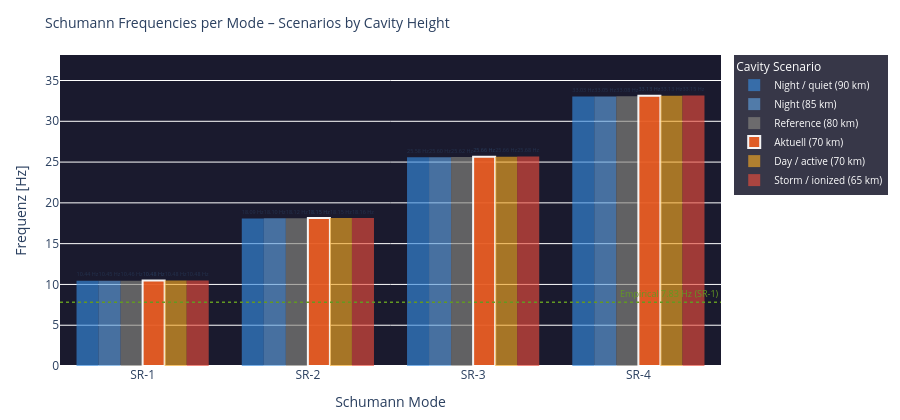

Here is the notebook cell this chart was saved with:
### Code cell
# ============================================================
# RESONANCE CONDITIONS – Schumann frequencies as bar chart
# Each SR mode: frequency at different cavity heights
# ============================================================

modi        = [1, 2, 3, 4]
h_scenarios = {
    'Night / quiet (90 km)':   90.0,
    'Night (85 km)':           85.0,
    'Reference (80 km)':        80.0,
    f'Aktuell ({h_eff:.0f} km)': float(h_eff),
    'Day / active (70 km)':     70.0,
    'Storm / ionized (65 km)': 65.0,
}
colors_h = ['#378ADD','#5F9FDD','#888780','#E85D24','#F2A623','#e74c3c']

fig = go.Figure()

x_labels = [f'SR-{n}' for n in modi]

for i, (label, h) in enumerate(h_scenarios.items()):
    freqs = [schumann_freq(n, h) for n in modi]
    # Highlight if this is the current height
    is_current = abs(h - float(h_eff)) < 0.1
    fig.add_trace(go.Bar(
        name=label,
        x=x_labels,
        y=freqs,
        marker_color=colors_h[i],
        opacity=0.95 if is_current else 0.65,
        marker_line=dict(color='white', width=2) if is_current else dict(width=0),
        text=[f'{f:.2f} Hz' for f in freqs],
        textposition='outside',
        textfont=dict(size=8),
    ))

# Referenz-Linie SR-1 = 7.83 Hz (empirisch)
fig.add_hline(y=7.83, line_dash='dot', line_color='#639922', line_width=1.5,
              annotation_text='Empirical 7.83 Hz (SR-1)',
              annotation_font=dict(size=9, color='#639922'))

fig.update_layout(
    title=dict(text='Schumann Frequencies per Mode – Scenarios by Cavity Height', font=dict(size=14)),
    barmode='group',
    xaxis=dict(title='Schumann Mode'),
    yaxis=dict(title='Frequenz [Hz]', range=[0, max(schumann_freq(4, 65)*1.15, 38)]),
    height=420,
    plot_bgcolor='#1a1a2e',
    paper_bgcolor='rgba(0,0,0,0)',
    legend=dict(title='Cavity Scenario', bgcolor='rgba(20,20,40,0.85)',
                font=dict(color='white', size=10)),
    margin=dict(l=60, r=30, t=55, b=50)
)
fig.show()

# Textausgabe Delta zur Referenz
print(f'\nFrequency delta (current {h_eff:.0f} km vs. reference 80 km):')
ref_f = {n: schumann_freq(n, 80.0) for n in modi}
act_f = {n: schumann_freq(n, float(h_eff)) for n in modi}
for n in modi:
    d = (act_f[n] - ref_f[n]) * 1000
    print(f'  SR-{n}: {act_f[n]:.4f} Hz  (Ref {ref_f[n]:.4f} Hz  Δ {d:+.1f} mHz)')

### Figure 1 — Plotly figure (JSON) as saved in the notebook; plotly's stock layout.template omitted (floating-point values rounded to 4 significant figures)
{"data": [{"marker": {"color": "#378ADD", "line": {"width": 0}}, "name": "Night / quiet (90 km)", "opacity": 0.65, "text": ["10.44 Hz", "18.09 Hz", "25.58 Hz", "33.03 Hz"], "textfont": {"size": 8}, "textposition": "outside", "type": "bar", "x": ["SR-1", "SR-2", "SR-3", "SR-4"], "y": [10.44, 18.09, 25.58, 33.03]}, {"marker": {"color": "#5F9FDD", "line": {"width": 0}}, "name": "Night (85 km)", "opacity": 0.65, "text": ["10.45 Hz", "18.10 Hz", "25.60 Hz", "33.05 Hz"], "textfont": {"size": 8}, "textposition": "outside", "type": "bar", "x": ["SR-1", "SR-2", "SR-3", "SR-4"], "y": [10.45, 18.1, 25.6, 33.05]}, {"marker": {"color": "#888780", "line": {"width": 0}}, "name": "Reference (80 km)", "opacity": 0.65, "text": ["10.46 Hz", "18.12 Hz", "25.62 Hz", "33.08 Hz"], "textfont": {"size": 8}, "textposition": "outside", "type": "bar", "x": ["SR-1", "SR-2", "SR-3", "SR-4"], "y": [10.46, 18.12, 25.62, 33.08]}, {"marker": {"color": "#E85D24", "line": {"color": "white", "width": 2}}, "name": "Aktuell (70 km)", "opacity": 0.95, "text": ["10.48 Hz", "18.15 Hz", "25.66 Hz", "33.13 Hz"], "textfont": {"size": 8}, "textposition": "outside", "type": "bar", "x": ["SR-1", "SR-2", "SR-3", "SR-4"], "y": [10.48, 18.15, 25.66, 33.13]}, {"marker": {"color": "#F2A623", "line": {"width": 0}}, "name": "Day / active (70 km)", "opacity": 0.65, "text": ["10.48 Hz", "18.15 Hz", "25.66 Hz", "33.13 Hz"], "textfont": {"size": 8}, "textposition": "outside", "type": "bar", "x": ["SR-1", "SR-2", "SR-3", "SR-4"], "y": [10.48, 18.15, 25.66, 33.13]}, {"marker": {"color": "#e74c3c", "line": {"width": 0}}, "name": "Storm / ionized (65 km)", "opacity": 0.65, "text": ["10.48 Hz", "18.16 Hz", "25.68 Hz", "33.15 Hz"], "textfont": {"size": 8}, "textposition": "outside", "type": "bar", "x": ["SR-1", "SR-2", "SR-3", "SR-4"], "y": [10.48, 18.16, 25.68, 33.15]}], "layout": {"annotations": [{"font": {"color": "#639922", "size": 9}, "showarrow": false, "text": "Empirical 7.83 Hz (SR-1)", "x": 1, "xanchor": "right", "xref": "x domain", "y": 7.83, "yanchor": "bottom", "yref": "y"}], "barmode": "group", "height": 420, "legend": {"bgcolor": "rgba(20,20,40,0.85)", "font": {"color": "white", "size": 10}, "title": {"text": "Cavity Scenario"}}, "margin": {"b": 50, "l": 60, "r": 30, "t": 55}, "paper_bgcolor": "rgba(0,0,0,0)", "plot_bgcolor": "#1a1a2e", "shapes": [{"line": {"color": "#639922", "dash": "dot", "width": 1.5}, "type": "line", "x0": 0, "x1": 1, "xref": "x domain", "y0": 7.83, "y1": 7.83, "yref": "y"}], "title": {"font": {"size": 14}, "text": "Schumann Frequencies per Mode – Scenarios by Cavity Height"}, "xaxis": {"title": {"text": "Schumann Mode"}}, "yaxis": {"range": [0, 38.13], "title": {"text": "Frequenz [Hz]"}}}}
